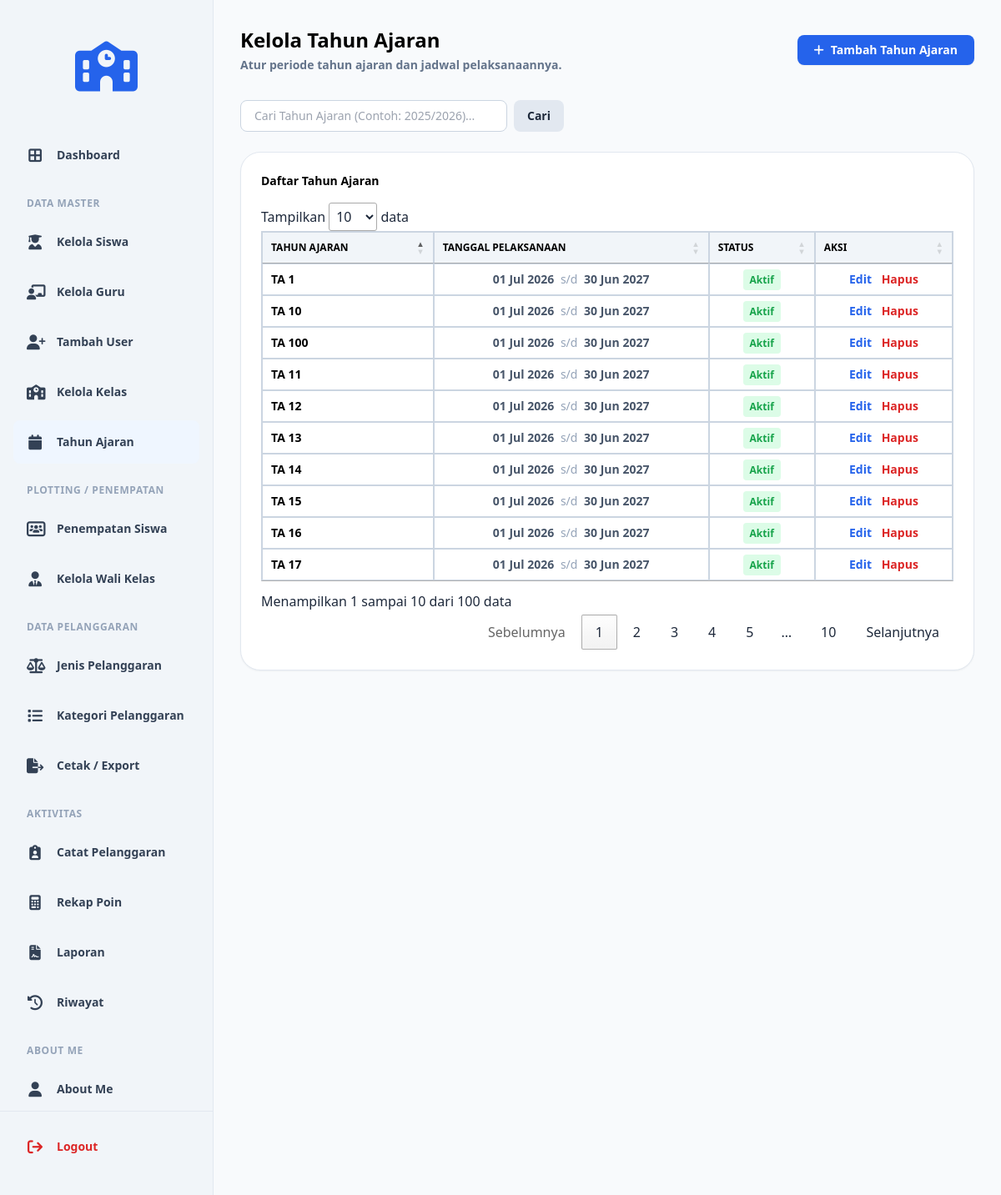
Page /kelola_tahun_ajaran.php (signed in) on the committed database.
### tables this page shows
CREATE TABLE `t_tahun_ajaran` (
  `id` int(11) NOT NULL,
  `nama` varchar(20) DEFAULT NULL,
  `tanggal_mulai` date NOT NULL,
  `tanggal_selesai` date NOT NULL,
  `status_aktif` tinyint(1) NOT NULL,
  `created_at` timestamp NOT NULL DEFAULT current_timestamp(),
  `updated_at` timestamp NOT NULL DEFAULT current_timestamp()
);

### kelola_tahun_ajaran.php (the view, shortened to what this page needs)
<?php
include 'config/koneksi.php';
$search = $_GET['search'] ?? '';
$where = "";
$result = @mysqli_query($koneksi, "SELECT * FROM t_tahun_ajaran $where ORDER BY id DESC");
?>
<!DOCTYPE html>
<html lang="id">
<head>
    <?php include 'layouts/head.php'; ?>
    <link rel="stylesheet" href="https://cdn.datatables.net/1.13.6/css/jquery.dataTables.min.css">
</head>
<body class="bg-slate-50 text-slate-800 font-sans min-h-screen flex">
    <?php include 'layouts/sidebar.php'; ?>
    <main class="flex-1 p-8 bg-slate-50 overflow-y-auto">
        <div class="flex flex-col md:flex-row justify-between items-start md:items-center mb-8 gap-4">
            <div>
                <h1 class="text-2xl font-bold text-black">Kelola Tahun Ajaran</h1>
                <p class="text-sm font-bold text-slate-500 mt-1">Atur periode tahun ajaran dan jadwal pelaksanaannya.</p>
            </div>
            <a href="tambah_tahun_ajaran.php" class="bg-blue-600 hover:bg-blue-700 text-white px-5 py-2 rounded-lg font-bold text-sm shadow-sm transition flex items-center gap-2">
                <i class="fa-solid fa-plus"></i> Tambah Tahun Ajaran
            </a>
        </div>
        <form method="GET" class="mb-6 flex gap-2">
            <input type="text" name="search" value="<?php echo htmlspecialchars($search); ?>" placeholder="Cari Tahun Ajaran (Contoh: 2025/2026)..." class="px-4 py-2 border border-slate-300 rounded-lg text-sm w-80 focus:outline-none focus:border-blue-600">
            <button type="submit" class="bg-slate-200 hover:bg-slate-300 text-slate-800 px-4 py-2 rounded-lg text-sm font-bold">Cari</button>
        </form>
        <div class="bg-white p-6 rounded-[1.5rem] shadow-sm border border-slate-200">
            <h3 class="text-sm font-bold text-black mb-4">Daftar Tahun Ajaran</h3>
            <div class="overflow-x-auto">
                <table id="tabelData" class="w-full border-collapse border border-slate-300">
                    <thead class="bg-slate-100">
                        <tr>
                            <th class="border border-slate-300 px-4 py-3 text-xs font-bold text-black uppercase text-left">TAHUN AJARAN</th>
                            <th class="border border-slate-300 px-4 py-3 text-xs font-bold text-black uppercase text-center">TANGGAL PELAKSANAAN</th>
                            <th class="border border-slate-300 px-4 py-3 text-xs font-bold text-black uppercase text-center">STATUS</th>
                            <th class="border border-slate-300 px-4 py-3 text-xs font-bold text-black uppercase text-center">AKSI</th>
                        </tr>
                    </thead>
                    <tbody>
                        <?php if ($result && mysqli_num_rows($result) > 0): ?>
                            <?php while ($data = mysqli_fetch_assoc($result)):
                                $tgl_mulai = !empty($data['tanggal_mulai']) && $data['tanggal_mulai'] !== '0000-00-00' ? date('d M Y', strtotime($data['tanggal_mulai'])) : '-';
                                $tgl_selesai = !empty($data['tanggal_selesai']) && $data['tanggal_selesai'] !== '0000-00-00' ? date('d M Y', strtotime($data['tanggal_selesai'])) : '-';
                            ?>
                                <tr class="hover:bg-slate-50">
                                    <td class="border border-slate-300 px-4 py-3 text-sm font-bold text-black"><?php echo htmlspecialchars($data['nama']); ?></td>
                                    <td class="border border-slate-300 px-4 py-3 text-sm text-center font-bold text-slate-600">
                                        <?php echo $tgl_mulai . ' <span class="text-slate-400 font-normal mx-1">s/d</span> ' . $tgl_selesai; ?>
                                    </td>
                                    <td class="border border-slate-300 px-4 py-3 text-sm text-center">
                                        <?php echo ($data['status_aktif'] == 1) ? '<span class="text-green-600 font-bold bg-green-100 px-2 py-1 rounded text-xs">Aktif</span>' : '<span class="text-slate-500 font-bold bg-slate-100 px-2 py-1 rounded text-xs">Non-Aktif</span>'; ?>
                                    </td>
                                    <td class="border border-slate-300 px-4 py-3 text-sm text-center">
                                        <a href="edit_tahun_ajaran.php?id=<?php echo $data['id']; ?>" class="text-blue-600 font-bold mr-2 hover:underline">Edit</a>
                                        <a href="kelola_tahun_ajaran.php?delete_id=<?php echo $data['id']; ?>" onclick="return confirm('Apakah Anda yakin ingin menghapus tahun ajaran ini?')" class="text-red-600 font-bold hover:underline">Hapus</a>
                                    </td>
                                </tr>
                            <?php endwhile; ?>
                        <?php else: ?>
                            <tr>
                                <td colspan="4" class="border border-slate-300 px-4 py-8 text-center text-slate-500 font-bold">Belum ada data tahun ajaran.</td>
                            </tr>
                        <?php endif; ?>
                    </tbody>
                </table>
            </div>
        </div>
    </main>
</body>
</html>

### rows in the picture
t_tahun_ajaran: nama "TA 100", tanggal_mulai "01 Jul 2026", tanggal_selesai "30 Jun 2027", status_aktif "Aktif"
t_tahun_ajaran: nama "TA 17", tanggal_mulai "01 Jul 2026", tanggal_selesai "30 Jun 2027", status_aktif "Aktif"
t_tahun_ajaran: nama "TA 16", tanggal_mulai "01 Jul 2026", tanggal_selesai "30 Jun 2027", status_aktif "Aktif"
t_tahun_ajaran: nama "TA 15", tanggal_mulai "01 Jul 2026", tanggal_selesai "30 Jun 2027", status_aktif "Aktif"
t_tahun_ajaran: nama "TA 14", tanggal_mulai "01 Jul 2026", tanggal_selesai "30 Jun 2027", status_aktif "Aktif"
t_tahun_ajaran: nama "TA 13", tanggal_mulai "01 Jul 2026", tanggal_selesai "30 Jun 2027", status_aktif "Aktif"
t_tahun_ajaran: nama "TA 12", tanggal_mulai "01 Jul 2026", tanggal_selesai "30 Jun 2027", status_aktif "Aktif"
t_tahun_ajaran: nama "TA 11", tanggal_mulai "01 Jul 2026", tanggal_selesai "30 Jun 2027", status_aktif "Aktif"
t_tahun_ajaran: nama "TA 10", tanggal_mulai "01 Jul 2026", tanggal_selesai "30 Jun 2027", status_aktif "Aktif"
t_tahun_ajaran: nama "TA 1", tanggal_mulai "01 Jul 2026", tanggal_selesai "30 Jun 2027", status_aktif "Aktif"
